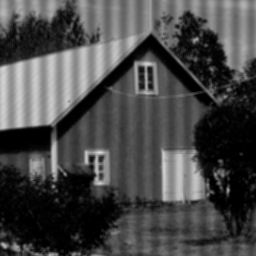
#> input picture images/img2.tif, 256 x 256 px
$ python Q5.py
#> lines starting #> are read from the running program, lines starting #| are printed output that depends on the picture
import cv2
import numpy as np
from matplotlib import pyplot as plt

imageSource = 'images/img2.tif'
img = cv2.imread(imageSource, cv2.IMREAD_GRAYSCALE)
#> img is the input picture: shape (256, 256); min 0, max 217, mean 71.8
imageSource = 'images/img1original.tif'
img_orig = cv2.imread(imageSource, cv2.IMREAD_GRAYSCALE)
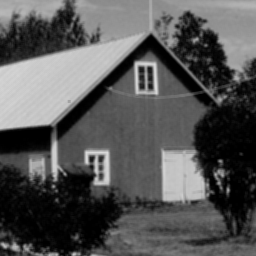
#> input picture images/img1original.tif, 256 x 256 px
#> img_orig is the input picture: shape (256, 256); min 0, max 219, mean 85

f = np.fft.fft2(img)
fshift = np.fft.fftshift(f)

f_orig = np.fft.fft2(img - img_orig)
fshift_orig = np.fft.fftshift(f_orig)

rows, cols = img.shape
#> rows = 256; cols = 256
crow, ccol = rows // 2, cols // 2
#> crow = 128; ccol = 128

fshift[crow, crow + 16] = np.average(fshift[crow -2: crow + 3, crow + 16 - 2: crow + 16 +3])
fshift[crow, crow - 16] = np.average(fshift[crow -2: crow + 3, crow - 16 - 2: crow - 16 +3])

# i = 16
# j = 1
#
# while i * j < fshift.shape[1] // 2:
#     fshift[crow, crow + (i * j)] = 0
#     fshift[crow, crow - (i * j)] = 0
#     j = j + 1


magnitude_spectrum = 20 * np.log(np.abs(fshift) + 1)
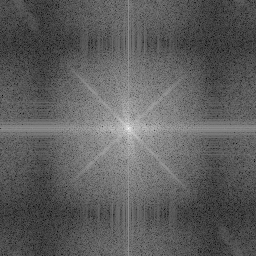
#> magnitude_spectrum: shape (256, 256) float64; min 15.94, max 307.3, mean 122.9; drawn with min black and max white
magnitude_spectrum_orig = 20 * np.log(np.abs(fshift_orig) + 1)
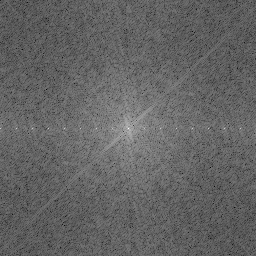
#> magnitude_spectrum_orig: shape (256, 256) float64; min 71.75, max 329.2, mean 173; drawn with min black and max white
f_ishift2 = np.fft.ifftshift(fshift)
mag_back2 = np.fft.ifft2(f_ishift2)
img_back2 = np.abs(mag_back2)

plt.subplot(2, 2, 1), plt.imshow(img, cmap='gray')
plt.title('Input Image'), plt.xticks([]), plt.yticks([])

plt.subplot(2, 2, 2), plt.imshow(magnitude_spectrum_orig, cmap='gray')
plt.title('Magnitude Spectrum of pattern'), plt.xticks([]), plt.yticks([])

plt.subplot(2, 2, 3), plt.imshow(img_back2, cmap='gray')
plt.title('Output Image '), plt.xticks([]), plt.yticks([])

plt.subplot(2, 2, 4), plt.imshow(magnitude_spectrum, cmap='gray')
plt.title('Magnitude Spectrum'), plt.xticks([]), plt.yticks([])


plt.show()
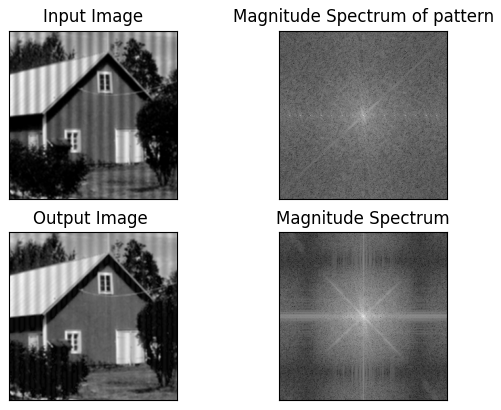
#> figure drawn by matplotlib, 4 panels
